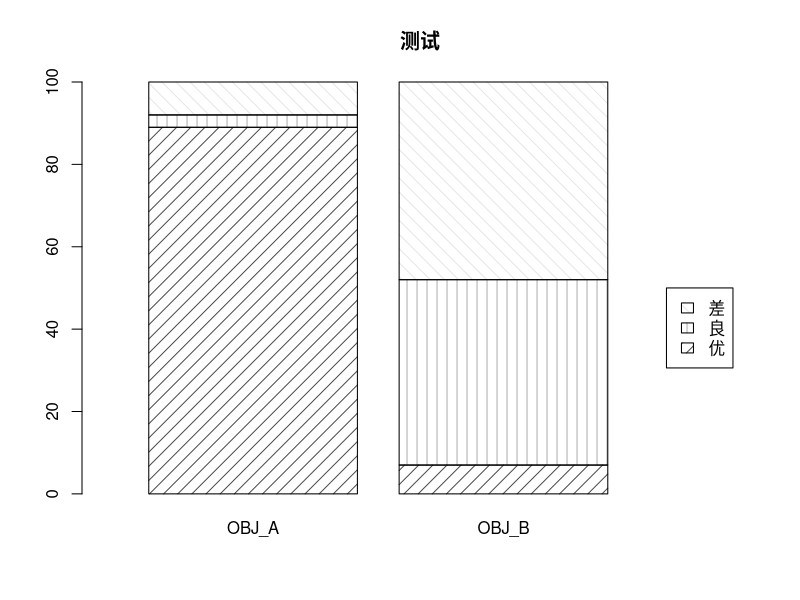

The R script that drew this image:
#注意文件编码必须为本地系统编码

data_a <- c(
            89,
            3,
            8
            )

data_b <- c(
            7,
            45,
            48
            )

data_m <- matrix(c(data_a,data_b), 3, 2)

png("08.barplot_stackedbar.png")

barplot(
        data_m, 
        angle=c(45,90,135),  #填充的斜线角度
        density=c(10,10,10),  #填充的斜线密度

        main="测试",
        names.arg=c('OBJ_A','OBJ_B'),

        xlim=c(0,3),  #x轴宽度
        legend.text = c("优","良","差"), 
        args.legend = list(x = 3, y = 50)  #图例位置
        ) 

dev.off()
